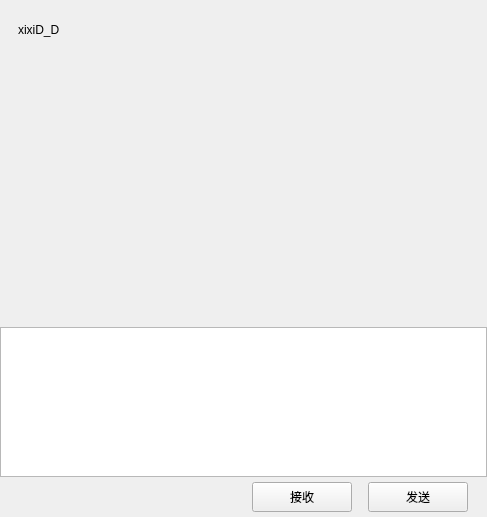
<?xml version="1.0" encoding="UTF-8"?>
<ui version="4.0">
 <class>ChatPage</class>
 <widget class="QWidget" name="ChatPage">
  <property name="geometry">
   <rect>
    <x>0</x>
    <y>0</y>
    <width>487</width>
    <height>517</height>
   </rect>
  </property>
  <property name="windowTitle">
   <string>ChatPage</string>
  </property>
  <layout class="QVBoxLayout" name="verticalLayout">
   <property name="spacing">
    <number>0</number>
   </property>
   <property name="leftMargin">
    <number>0</number>
   </property>
   <property name="topMargin">
    <number>0</number>
   </property>
   <property name="rightMargin">
    <number>0</number>
   </property>
   <property name="bottomMargin">
    <number>0</number>
   </property>
   <item>
    <widget class="QWidget" name="chat_data_wid" native="true">
     <property name="maximumSize">
      <size>
       <width>16777215</width>
       <height>16777215</height>
      </size>
     </property>
     <layout class="QVBoxLayout" name="verticalLayout_4" stretch="0,0,0,0,0">
      <property name="spacing">
       <number>0</number>
      </property>
      <property name="leftMargin">
       <number>0</number>
      </property>
      <property name="topMargin">
       <number>0</number>
      </property>
      <property name="rightMargin">
       <number>0</number>
      </property>
      <property name="bottomMargin">
       <number>0</number>
      </property>
      <item>
       <widget class="QWidget" name="title_wid" native="true">
        <property name="minimumSize">
         <size>
          <width>0</width>
          <height>60</height>
         </size>
        </property>
        <property name="maximumSize">
         <size>
          <width>16777215</width>
          <height>60</height>
         </size>
        </property>
        <layout class="QVBoxLayout" name="verticalLayout_5">
         <item>
          <widget class="QWidget" name="widget_2" native="true">
           <layout class="QHBoxLayout" name="horizontalLayout_3">
            <item>
             <widget class="QLabel" name="title_lb">
              <property name="text">
               <string>xixiD_D</string>
              </property>
             </widget>
            </item>
           </layout>
          </widget>
         </item>
        </layout>
       </widget>
      </item>
      <item>
       <widget class="ChatView" name="chat_data_list" native="true"/>
      </item>
      <item>
       <widget class="QWidget" name="tool_wid" native="true">
        <property name="minimumSize">
         <size>
          <width>0</width>
          <height>40</height>
         </size>
        </property>
        <property name="maximumSize">
         <size>
          <width>16777215</width>
          <height>40</height>
         </size>
        </property>
        <layout class="QHBoxLayout" name="horizontalLayout_4">
         <property name="spacing">
          <number>7</number>
         </property>
         <property name="leftMargin">
          <number>2</number>
         </property>
         <property name="topMargin">
          <number>2</number>
         </property>
         <property name="rightMargin">
          <number>2</number>
         </property>
         <property name="bottomMargin">
          <number>2</number>
         </property>
         <item>
          <spacer name="horizontalSpacer_2">
           <property name="orientation">
            <enum>Qt::Orientation::Horizontal</enum>
           </property>
           <property name="sizeType">
            <enum>QSizePolicy::Policy::Fixed</enum>
           </property>
           <property name="sizeHint" stdset="0">
            <size>
             <width>5</width>
             <height>20</height>
            </size>
           </property>
          </spacer>
         </item>
         <item>
          <widget class="ClickedLabel" name="emo_lb">
           <property name="minimumSize">
            <size>
             <width>25</width>
             <height>25</height>
            </size>
           </property>
           <property name="maximumSize">
            <size>
             <width>25</width>
             <height>25</height>
            </size>
           </property>
           <property name="text">
            <string/>
           </property>
          </widget>
         </item>
         <item>
          <spacer name="horizontalSpacer_3">
           <property name="orientation">
            <enum>Qt::Orientation::Horizontal</enum>
           </property>
           <property name="sizeType">
            <enum>QSizePolicy::Policy::Fixed</enum>
           </property>
           <property name="sizeHint" stdset="0">
            <size>
             <width>5</width>
             <height>20</height>
            </size>
           </property>
          </spacer>
         </item>
         <item>
          <widget class="ClickedLabel" name="file_lb">
           <property name="minimumSize">
            <size>
             <width>25</width>
             <height>25</height>
            </size>
           </property>
           <property name="maximumSize">
            <size>
             <width>25</width>
             <height>25</height>
            </size>
           </property>
           <property name="text">
            <string/>
           </property>
          </widget>
         </item>
         <item>
          <spacer name="horizontalSpacer_4">
           <property name="orientation">
            <enum>Qt::Orientation::Horizontal</enum>
           </property>
           <property name="sizeHint" stdset="0">
            <size>
             <width>40</width>
             <height>20</height>
            </size>
           </property>
          </spacer>
         </item>
        </layout>
       </widget>
      </item>
      <item>
       <widget class="QTextEdit" name="chatEdit">
        <property name="minimumSize">
         <size>
          <width>0</width>
          <height>150</height>
         </size>
        </property>
        <property name="maximumSize">
         <size>
          <width>16777215</width>
          <height>150</height>
         </size>
        </property>
       </widget>
      </item>
      <item>
       <widget class="QWidget" name="send_wid" native="true">
        <property name="minimumSize">
         <size>
          <width>0</width>
          <height>40</height>
         </size>
        </property>
        <property name="maximumSize">
         <size>
          <width>16777215</width>
          <height>40</height>
         </size>
        </property>
        <layout class="QHBoxLayout" name="horizontalLayout_5">
         <property name="topMargin">
          <number>2</number>
         </property>
         <property name="bottomMargin">
          <number>2</number>
         </property>
         <item>
          <spacer name="horizontalSpacer_5">
           <property name="orientation">
            <enum>Qt::Orientation::Horizontal</enum>
           </property>
           <property name="sizeHint" stdset="0">
            <size>
             <width>40</width>
             <height>20</height>
            </size>
           </property>
          </spacer>
         </item>
         <item>
          <widget class="ClickedBtn" name="receive_btn">
           <property name="minimumSize">
            <size>
             <width>100</width>
             <height>30</height>
            </size>
           </property>
           <property name="maximumSize">
            <size>
             <width>100</width>
             <height>30</height>
            </size>
           </property>
           <property name="text">
            <string>接收</string>
           </property>
          </widget>
         </item>
         <item>
          <spacer name="horizontalSpacer_7">
           <property name="orientation">
            <enum>Qt::Orientation::Horizontal</enum>
           </property>
           <property name="sizeType">
            <enum>QSizePolicy::Policy::Fixed</enum>
           </property>
           <property name="sizeHint" stdset="0">
            <size>
             <width>10</width>
             <height>20</height>
            </size>
           </property>
          </spacer>
         </item>
         <item>
          <widget class="ClickedBtn" name="send_btn">
           <property name="minimumSize">
            <size>
             <width>100</width>
             <height>30</height>
            </size>
           </property>
           <property name="maximumSize">
            <size>
             <width>100</width>
             <height>30</height>
            </size>
           </property>
           <property name="text">
            <string>发送</string>
           </property>
          </widget>
         </item>
         <item>
          <spacer name="horizontalSpacer_6">
           <property name="orientation">
            <enum>Qt::Orientation::Horizontal</enum>
           </property>
           <property name="sizeType">
            <enum>QSizePolicy::Policy::Fixed</enum>
           </property>
           <property name="sizeHint" stdset="0">
            <size>
             <width>10</width>
             <height>20</height>
            </size>
           </property>
          </spacer>
         </item>
        </layout>
       </widget>
      </item>
     </layout>
    </widget>
   </item>
  </layout>
 </widget>
 <customwidgets>
  <customwidget>
   <class>ClickedLabel</class>
   <extends>QLabel</extends>
   <header location="global">clickedlabel.h</header>
  </customwidget>
  <customwidget>
   <class>ClickedBtn</class>
   <extends>QPushButton</extends>
   <header location="global">clickedbtn.h</header>
  </customwidget>
  <customwidget>
   <class>ChatView</class>
   <extends>QWidget</extends>
   <header location="global">chatview.h</header>
   <container>1</container>
  </customwidget>
 </customwidgets>
 <resources/>
 <connections/>
</ui>
